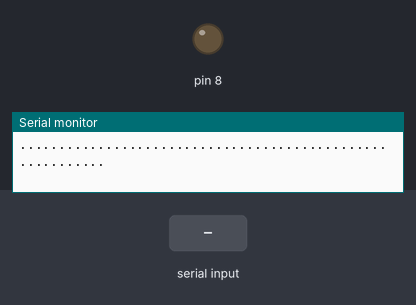
A sketch run on a simulated Arduino Uno, built with avr-gcc and run on an emulated ATmega328P. On the bench: output pins drawn as LEDs (lit = HIGH), the last lines printed to the serial monitor. Dashed ring = blinking. The inputs (shaded band) are chosen by the test bench.

Above: at 2.2 s.
2.3 s: "iyi\n" received over Serial
At 3.45 s:
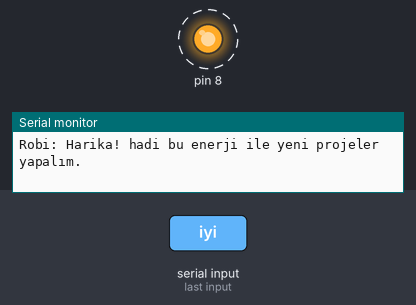
5.3 s: "berbat\n" received over Serial
At 7.0 s:
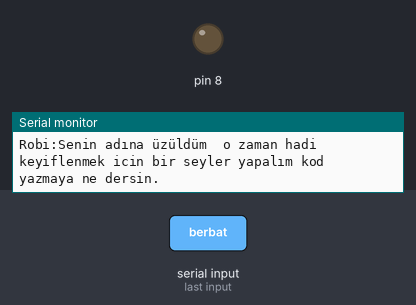
Timing chart, 0 to 8.5 s (numbered marks = the images above; inputs shaded):
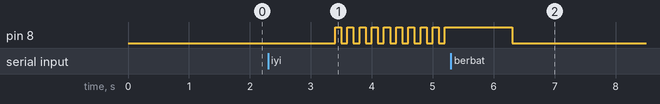

The sketch:

__st_level_konusma.ino
```cpp
void setup() {
 Serial.begin(115200);                                        // konusma hızı haberlesme baslar
 pinMode(8,OUTPUT);
 while(!Serial){
 delay(100);
 }                          // seri ekran acılılımını bekler
delay(1000);
 Serial.println("/n...................................................................");
 Serial.println("Robi:selam Gamze,Bügünün nasıl gecti");
 Serial.println("Robi:Bügün Neler yapıyoruz yeni Şeyler denemeye Hazır mısın?");
 Serial.println("..........................................................");
}
void loop(){
  // bilgisayardan bir veri gelip gelmedigini kontrol eder
  if (Serial.available()>0){
    // 2.gelen yazı okunur
    String cevap=Serial.readStringUntil('/n');
    cevap.trim();                                       // boslukları temizler
    cevap.toLowerCase();             // büyük kücük harf duyarlılıgını kaldırır
    // cevap kontrölü (icinde iyi veya güzel geciyor mu
    if (cevap.indexOf("iyi")!=-1||cevap.indexOf("güzel") !=-1||cevap.indexOf("mükemmel")!=-1){
      Serial.println("Robi: Harika! hadi bu enerji ile yeni projeler yapalım.");
      // mutluluktan ısıgı hızlıca yakar led dansı
      for (int i=0;i<10;i++){
 digitalWrite(8,LOW);
 delay(100);
 digitalWrite(8,HIGH);
 delay(100);
      }
    }
  else if(cevap.indexOf("kötü")!=-1||cevap.indexOf("fena değil")!=-1||cevap.indexOf("berbat")!=-1){
  Serial.println("Robi:Senin adına üzüldüm  o zaman hadi keyiflenmek icin bir seyler yapalım kod yazmaya ne dersin.");
  digitalWrite(8,LOW);  // teselli icin ısıgı sbt yansın
 }
  }
}
```

Measured:
- after the input at 2.3 s, pin 8: alternates HIGH for 0.10 s and LOW for 0.10 s, starting after 1.1 s
- after the input at 5.3 s, pin 8: HIGH → LOW after 1.0 s
